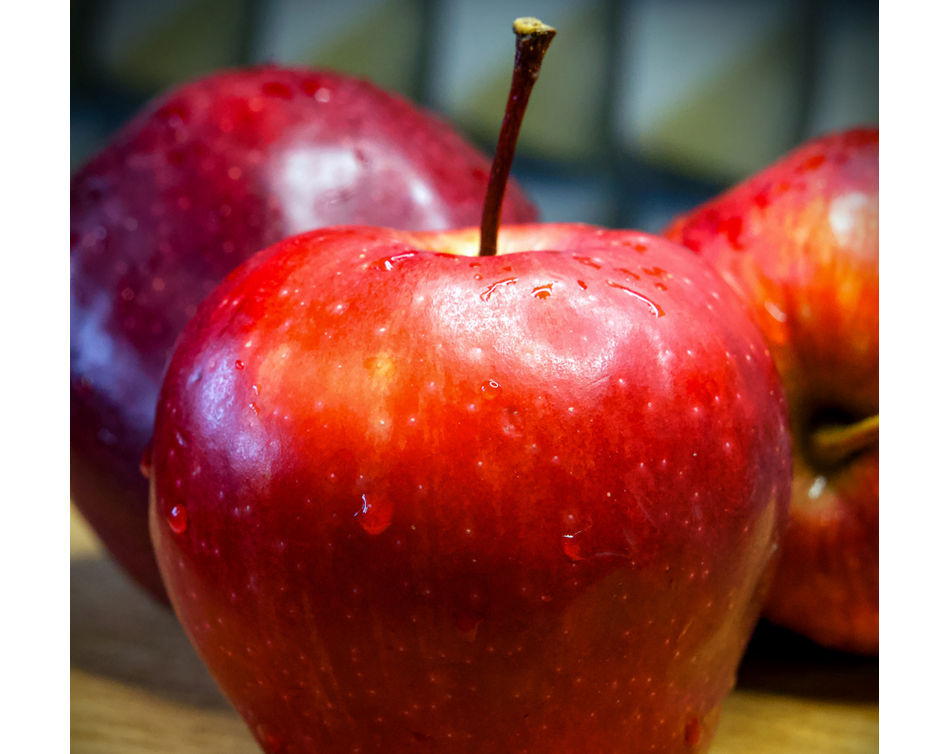
#> input picture Apple/p01.png, 925 x 754 px, given as the content of the folder Banana, which was not available
$ python Fruit_Classification.py
#> lines starting #> are read from the running program, lines starting #| are printed output that depends on the picture; pictures that were not available may be replaced by others from this repository, and a replacement may not be noted
#Fruit_Classification_ver 1.0
import os
import cv2
import numpy as np
from sklearn.model_selection import train_test_split
from sklearn.metrics import confusion_matrix, classification_report


#1. Split training set

X = [] #Contain the name of picture
Y = [] #定义图像分类类标
Z = [] #Define the pixel of the picture
Fruit = ['Apple','Banana','Bluebarry','Watermelon']
for i in range(0,4):
    for f in os.listdir(Fruit[i]):
        X.append(Fruit[i] + "//" + str(f))
        Y.append(Fruit[i])
#> pass 2 of the loop `for i in range(0,4):`:
#> pass 3 of the loop `for i in range(0,4):`:
#> the loop made 4 passes; the first 3 are shown

X = np.array(X)
Y = np.array(Y)
#Unkown Step{
#随机率为100% 选取其中的30%作为测试集

X_train, X_test, y_train, y_test = train_test_split(X, Y,test_size=0.5, random_state=1)
print(len(X_train), len(X_test), len(y_train), len(y_test))

#}

#2 Read the picture and convert to 像素直方图

#Training Set
XX_train = []
for i in X_train:
    image = cv2.imread(i)
#> image is the input picture: shape (754, 925, 3); mean B, G, R 76, 81.6, 149.7
    img = cv2.resize(image, (256,256),interpolation=cv2.INTER_CUBIC)
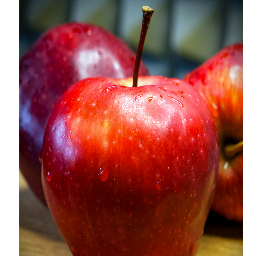
#> img: shape (256, 256, 3); mean B, G, R 75.9, 81.5, 149.6
    #计算图像直方图并存储至X数组
    hist = cv2.calcHist([img],[0,1],None,[256,256],[0,255,0,255])
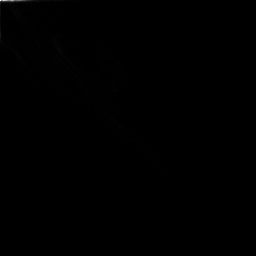
#> hist: shape (256, 256) float32; min 0, max 746, mean 0.9; drawn with min black and max white
    XX_train.append(((hist/255).flatten()))
#> pass 2 of the loop `for i in X_train:`:
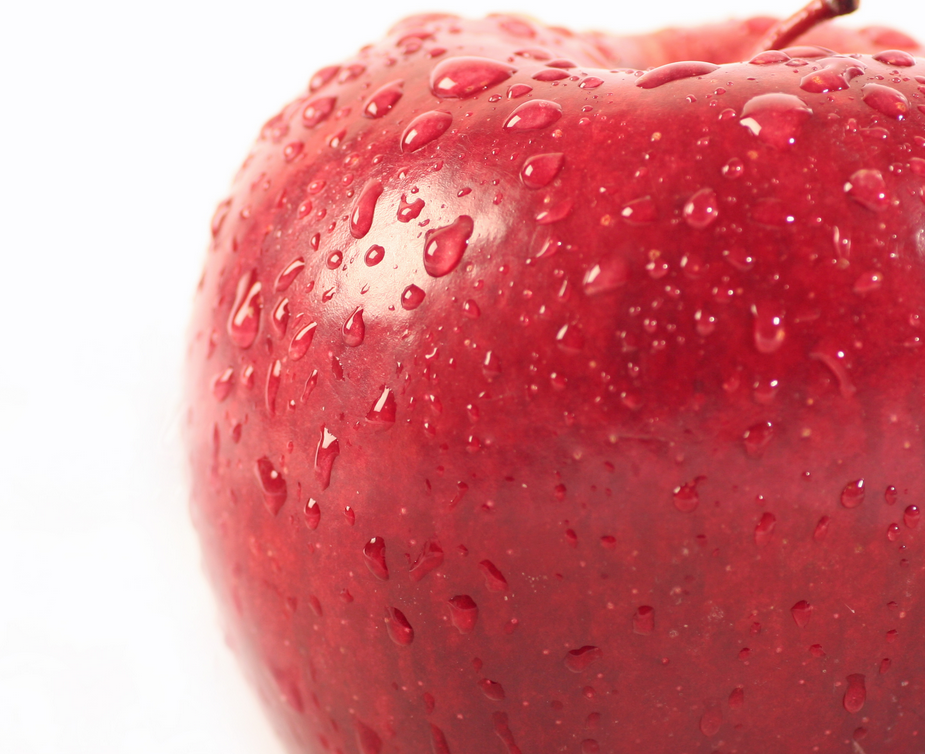
#> input picture Apple/p04.png, 925 x 754 px
#> image is the input picture: shape (754, 925, 3); mean B, G, R 126.6, 121.4, 209.3
#> pass 3 of the loop `for i in X_train:`:

#Testing Set
XX_test = []
for i in X_test:
    #Read Picture
    image = cv2.imread(i)
    img = cv2.resize(image,(256,256),interpolation=cv2.INTER_CUBIC)
    hist = cv2.calcHist([img],[0,1],None,[256,256],[0,255,0,255])
    XX_test.append(((hist/255).flatten()))
#> pass 2 of the loop `for i in X_test:`:
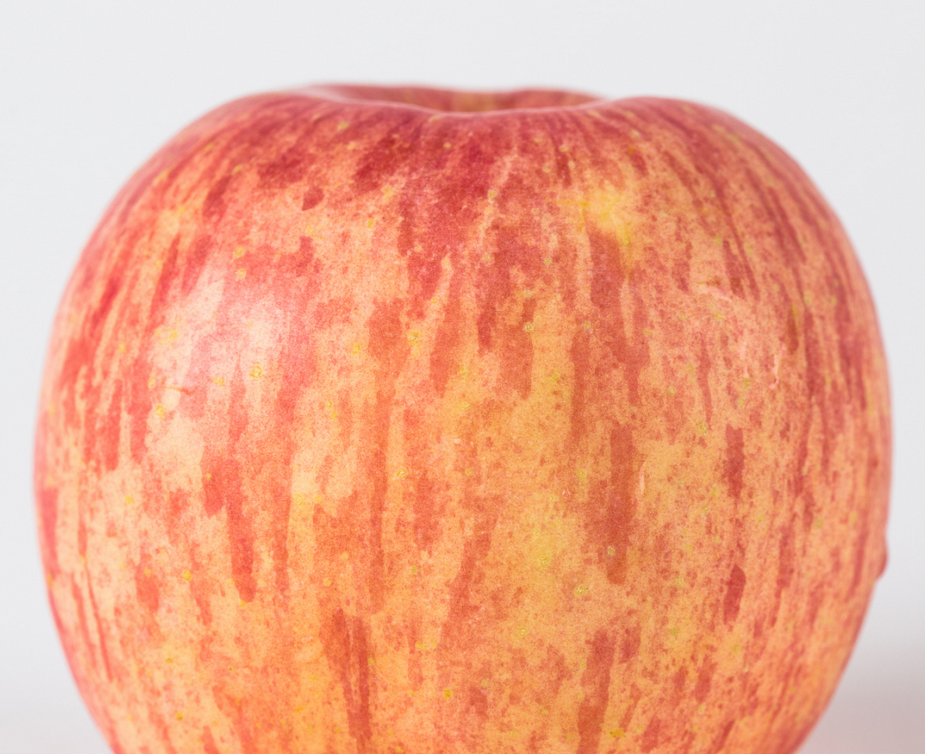
#> input picture Apple/p03.png, 925 x 754 px
#> image is the input picture: shape (754, 925, 3); mean B, G, R 139.7, 168.3, 237.3
#> `img = cv2.resize(image,(256,256),interpolation=cv2.INTER_CUBIC)`:
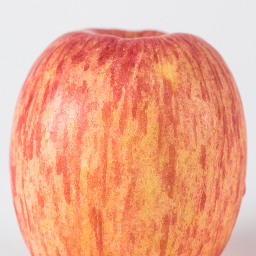
#> img: shape (256, 256, 3); mean B, G, R 139.7, 168.3, 237.3
#> pass 3 of the loop `for i in X_test:`:
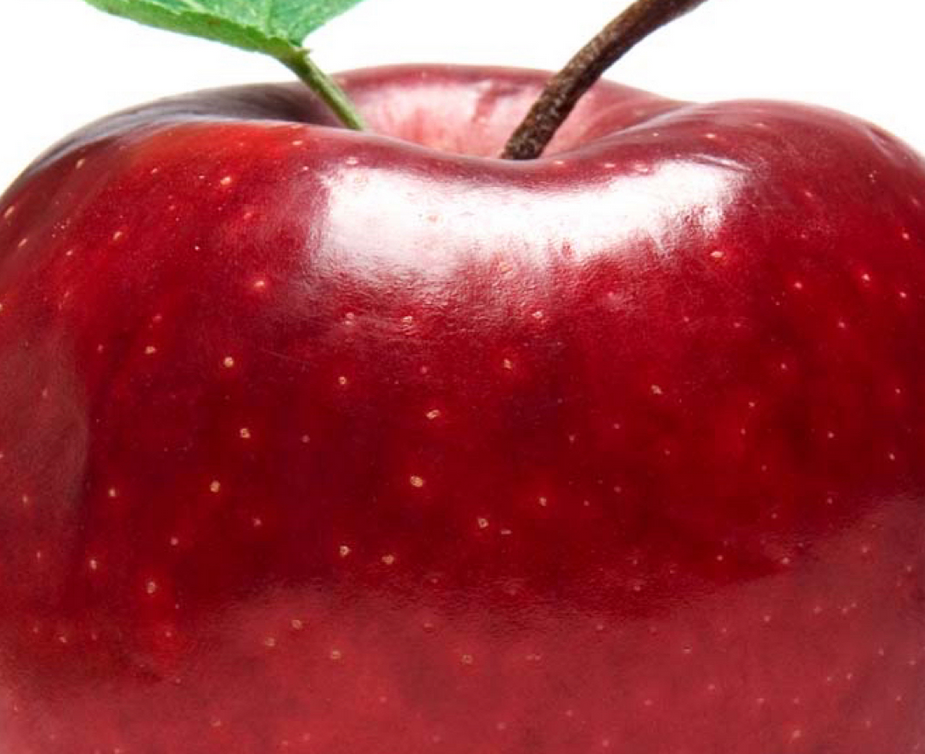
#> input picture Apple/p02.png, 925 x 754 px
#> image is the input picture: shape (754, 925, 3); mean B, G, R 71.3, 65.2, 160.4
#> `img = cv2.resize(image,(256,256),interpolation=cv2.INTER_CUBIC)`:
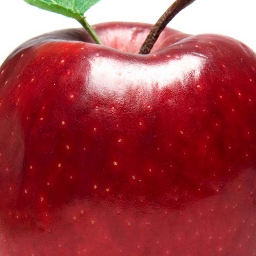
#> img: shape (256, 256, 3); mean B, G, R 71.3, 65.2, 160.5
#> `hist = cv2.calcHist([img],[0,1],None,[256,256],[0,255,0,255])`:
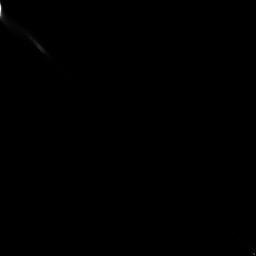
#> hist: shape (256, 256) float32; min 0, max 1173, mean 0.9; drawn with min black and max white
#> the loop made 4 passes; the first 3 are shown


#3 基于朴素贝叶斯(Naive Bayes)的图像分类处理
from sklearn.naive_bayes import BernoulliNB
clf = BernoulliNB().fit(XX_train, y_train)
predictions_labels = clf.predict(XX_test)
print('预测结果:')
print(predictions_labels)
print('算法评价:')
print(classification_report(y_test, predictions_labels))
#输出前10张图片及预测结果
k = 0
while k<14:
    #读取图像
    print(X_test[k])
    image = cv2.imread(X_test[k])
    print(predictions_labels[k])
    #显示图像
    cv2.imshow("img", image)
    cv2.waitKey(0)
    cv2.destroyAllWindows()
    k = k + 1
#0 is apple
#1 is banana
#2 is bluebarry
#3 is watermelon

"""
预测结果:
[1 2 0 0 3 2 2 2 2 3 2]
算法评价:
              precision    recall  f1-score   support

        0       0.50      1.00      0.67         1
        1       1.00      1.00      1.00         1
        2       1.00      1.00      1.00         6
        3       1.00      0.67      0.80         3

accuracy                            0.91        11
macro avg       0.88      0.92      0.87        11
weighted avg    0.95      0.91      0.92        11
"""
